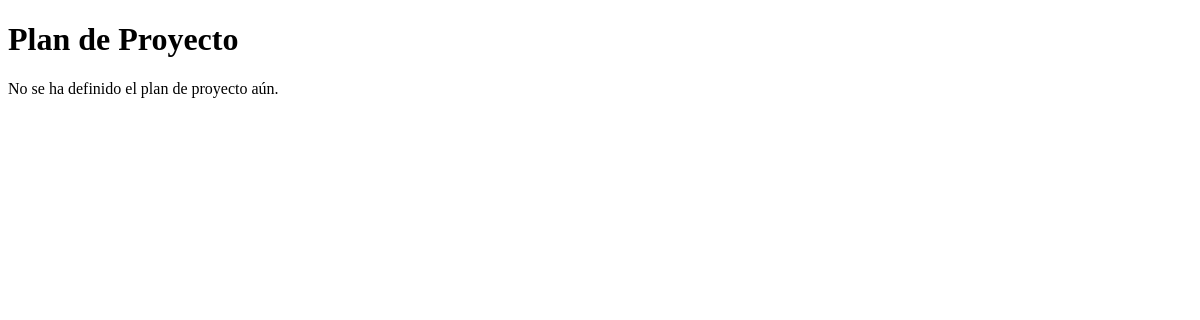
The app's page /project-plan/10/ (signed in), older data.
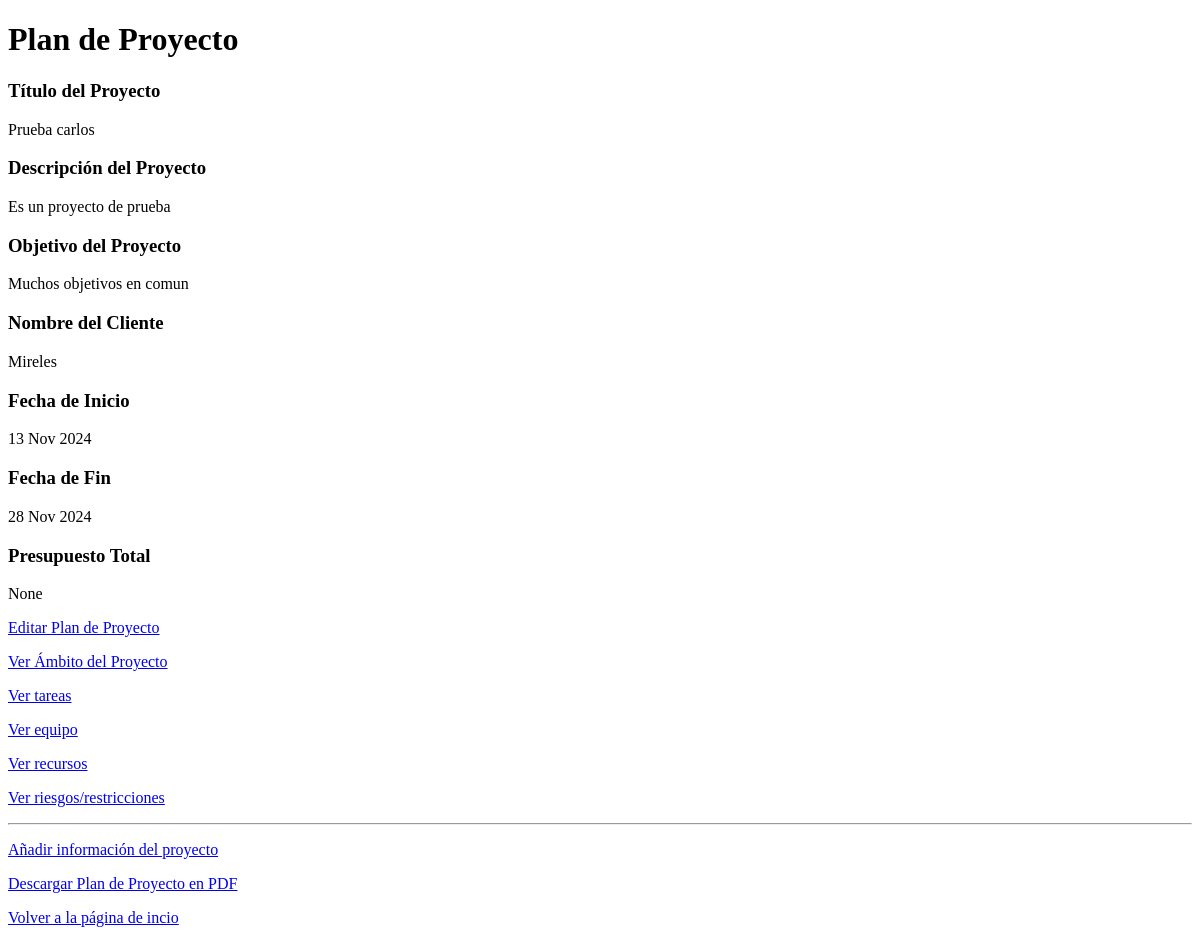
The same page, newer data.
### creadorAPP/models.py (models this page shows, shortened)
class ProjectPlan(models.Model):
    created_by = models.ForeignKey(User, on_delete=models.CASCADE)
    title = models.CharField(max_length=100)
    description = models.TextField()
    objetive = models.TextField()
    clientName = models.CharField(max_length=50)
    startDate = models.DateField()
    endDate = models.DateField()
    presupuestoTotal = models.DecimalField(
        max_digits=12,
        decimal_places=2,
        null=True,
        blank=True,
        help_text="Presupuesto total del proyecto en USD."
        )

### creadorAPP/views.py (the view)
# urls.py: path('project-plan/<int:project_id>/', views.view_project_plan, name='view_project_plan'),
@login_required
def view_project_plan(request, project_id):
    try:
        project_plan = ProjectPlan.objects.get(id=project_id)  # Obtiene el proyecto por su ID
    except ProjectPlan.DoesNotExist:
        project_plan = None
    return render(request, 'projects/view_project_plan.html', {'project_plan': project_plan})

### creadorAPP/templates/projects/view_project_plan.html (shortened to what this page needs)
<!DOCTYPE html>
<html lang="es">
<head>
</head>
<body>
    <h1>Plan de Proyecto</h1>
    {% if project_plan %}
        <h3>Título del Proyecto</h3>
        <p>{{ project_plan.title }}</p>
        <h3>Descripción del Proyecto</h3>
        <p>{{ project_plan.description }}</p>
        <h3>Objetivo del Proyecto</h3>
        <p>{{ project_plan.objetive }}</p>
        <h3>Nombre del Cliente</h3>
        <p>{{ project_plan.clientName }}</p>
        <h3>Fecha de Inicio</h3>
        <p>{{ project_plan.startDate|date:"d M Y" }}</p>
        <h3>Fecha de Fin</h3>
        <p>{{ project_plan.endDate|date:"d M Y" }}</p>
        <h3>Presupuesto Total</h3>
        <p>{{ project_plan.presupuestoTotal }}</p>
        <p><a href="{% url 'edit_project_plan' project_id=project_plan.id %}"
            >Editar Plan de Proyecto</a
          ></p>
    <p><a href="{% url 'ver_ambito_proyecto' project_id=project_plan.id %}">Ver Ámbito del Proyecto</a></p>
    <p><a href="{% url 'task_list' project_id=project_plan.id %}">Ver tareas</a></p>
    <p><a href="{% url 'view_work_team' project_id=project_plan.id %}">Ver equipo</a></p>
    <p><a href="{% url 'view_resources' project_id=project_plan.id %}">Ver recursos</a></p>
    <p><a href="{% url 'view_risks' project_id=project_plan.id %}">Ver riesgos/restricciones</a></p>
    <hr>
    <p><a href="{% url 'indice' project_id=project_plan.id %}">Añadir información del proyecto</a></p>
    <a href="{% url 'descargar_resumen_pdf' project_id=project_plan.id %}" class="btn-download no-print">Descargar Plan de Proyecto en PDF</a>
    <p><a href="{% url 'home' %}">Volver a la página de incio</a></p>
{% else %}
<p>No se ha definido el plan de proyecto aún.</p>
{% endif %}
</body>
</html>

Row changes from the older to the newer data that the page shows:
added ProjectPlan: title "Prueba carlos", description "Es un proyecto de prueba", objetive "Muchos objetivos en comun", clientName "Mireles", startDate "13 Nov 2024", endDate "28 Nov 2024", presupuestoTotal "None"
Text that changed along with them:
text no longer shown: "No se ha definido el plan de proyecto aún."
text now shown: "Título del Proyecto Descripción del Proyecto Objetivo del Proyecto Nombre del Cliente Fecha de Inicio Fecha de Fin Presupuesto Total Editar Plan de Proyecto Ver Ámbito del Proyecto Ver tareas Ver equipo Ver recursos Ver riesgos/restricciones Añadir información del proyecto Descargar Plan de Proyecto en PDF Volver a la página de incio"
